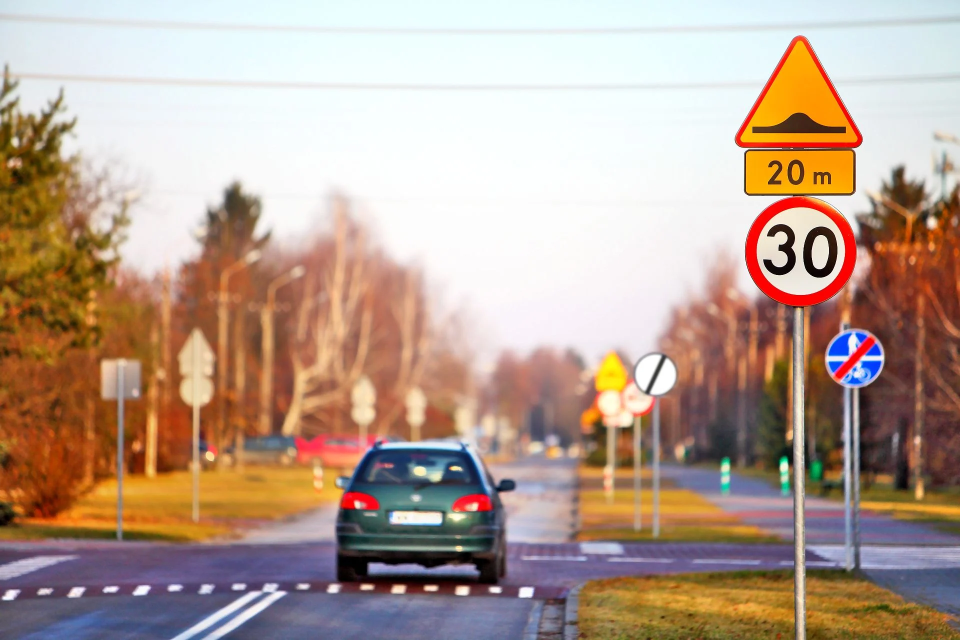
#> input picture zakazu_i_ostrzegawczy.png, 1920 x 1280 px (shown at 1/2 size)
$ python main.py
#> lines starting #> are read from the running program, lines starting #| are printed output that depends on the picture; after the words box and inside, x2 and y2 are one past the last pixel; in counts of white or black regions, pixels touching at a corner belong together
import cv2


def picture1():
    img = cv2.imread("zakazu_i_ostrzegawczy.png")
#> img is the input picture: shape (1280, 1920, 3); mean B, G, R 144.7, 159.3, 182.7
    resized = cv2.resize(img, (1360, 768))
    # cv2.imshow("original", resized)

    # color detecting
    rgb = cv2.cvtColor(resized, cv2.COLOR_BGR2RGB)
    mask_rgb_red = cv2.inRange(rgb, (201, 0, 0), (255, 101, 67))
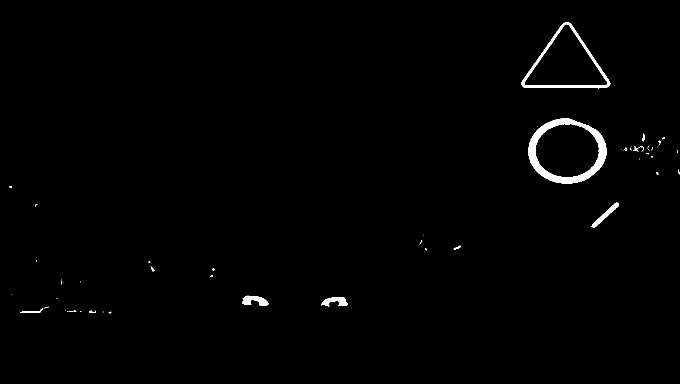
#> mask_rgb_red: shape (768, 1360) (shown at 1/2 size); 0.98% white; 53 white regions (39 under 20 px), largest, box (x1, y1, x2, y2) and area: (1057, 236, 1213, 367) 5229, (1043, 44, 1221, 177) 2484, (484, 591, 537, 611) 647
    mask_rgb_orange = cv2.inRange(rgb, (231, 139, 0), (255, 201, 67))
#> mask_rgb_orange: shape (768, 1360); 1.9% white; 72 white regions (44 under 20 px), largest, box (x1, y1, x2, y2) and area: (1049, 49, 1214, 171) 8921, (1057, 181, 1208, 232) 6308, (413, 583, 484, 601) 774

    mask = cv2.bitwise_or(mask_rgb_red, mask_rgb_orange)
#> mask: shape (768, 1360); 2.8% white; 121 white regions (80 under 20 px), largest, box (x1, y1, x2, y2) and area: (1043, 44, 1221, 177) 11405, (1057, 181, 1208, 232) 6308, (1057, 236, 1213, 367) 5235
    target = cv2.bitwise_and(resized, resized, mask=mask)
    # cv2.imshow("colors", target)

    # edge detecting
    gray = cv2.cvtColor(target, cv2.COLOR_BGR2GRAY)
    blur = cv2.blur(gray, (2, 2))
    edge = cv2.Canny(blur, 160, 180)
#> edge: shape (768, 1360); 0.65% white in thin lines or dots, all inside (x1, y1, x2, y2) = (18, 44, 1360, 738)
    # cv2.imshow('canny', edge)
    dilate = cv2.dilate(edge, cv2.getStructuringElement(cv2.MORPH_RECT, (3, 3)))
#> dilate: shape (768, 1360); 2% white; 78 white regions
    # cv2.imshow('dilate', dilate)

    # finding contours
    contours, hierarchy = cv2.findContours(dilate, cv2.RETR_EXTERNAL, cv2.CHAIN_APPROX_NONE)
#> contours = 72 contours, 10 with area under 20; largest, box (x1, y1, x2, y2) and area: (1056, 235, 1215, 369) 16508, (1042, 43, 1223, 179) 14146, (1056, 180, 1210, 234) 8000, (412, 582, 539, 613) 1850, (175, 576, 253, 596) 1105
    for cnt in contours:
        area = cv2.contourArea(cnt)
        if area > 10000:
            cv2.drawContours(resized, cnt, -1, (255, 0, 126), 3)

            epsilon = cv2.arcLength(cnt, True)
            approximation = cv2.approxPolyDP(cnt, 0.02 * epsilon, True)
            x, y, width, height = cv2.boundingRect(approximation)
            cv2.rectangle(resized, (x, y), (x + width, y + height), (0, 255, 0), 4)

            if len(approximation) <= 5:
                sign_type = "Warning sign"
            elif len(approximation) > 5:
                sign_type = "Prohibition sign"
            else:
                sign_type = "Other sign"
            cv2.putText(resized, sign_type, (x + width + 5, y + height), cv2.FONT_HERSHEY_DUPLEX, 0.5, (30, 255, 0), 2)
#> this loop made 72 passes
#> (area, epsilon, approximation, x, y, width, height, sign_type) on pass 72: (14146.5, 528.7, [[1042, 163], [1048, 177], [1222, 170], [1137, 43]], 1042, 43, 181, 135, 'Warning sign')
#> (area, epsilon, x, y, width, height, sign_type) on pass 70: (16508.5, 490.9, 1057, 237, 158, 132, 'Prohibition sign')
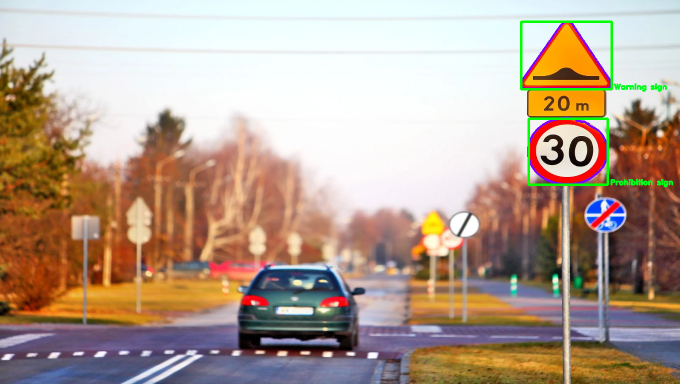
#> resized: shape (768, 1360, 3) (shown at 1/2 size); mean B, G, R 143.8, 159.6, 180.9

    return cv2.imshow('picture1', resized)


def picture2():
    img = cv2.imread("zakazu_i_informacyjne.jpg")
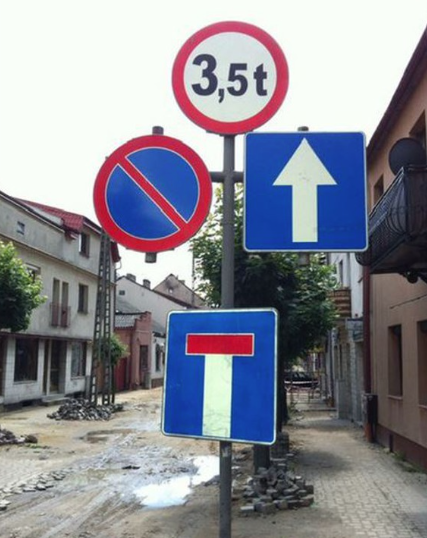
#> input picture zakazu_i_informacyjne.jpg, 427 x 538 px
#> img is the input picture: shape (538, 427, 3); mean B, G, R 149.4, 140.2, 139.5
    resized = cv2.resize(img, (1000, 800))
#> resized: shape (800, 1000, 3)
    # cv2.imshow("original", resized)

    # color detecting
    hsv = cv2.cvtColor(resized, cv2.COLOR_BGR2HSV)
#> hsv: shape (800, 1000, 3); mean H, S, V 77.8, 55.3, 160
    mask_hsv_red = cv2.inRange(hsv, (75, 24, 116), (121, 255, 255))
#> mask_hsv_red: shape (800, 1000); 13.9% white; 243 white regions (186 under 20 px), largest, box (x1, y1, x2, y2) and area: (566, 193, 863, 375) 43379, (374, 458, 650, 662) 39338, (250, 248, 415, 355) 9603
    mask_hsv_blue = cv2.inRange(hsv, (160, 113, 132), (179, 255, 255))
#> mask_hsv_blue: shape (800, 1000); 3.9% white; 7 white regions (2 under 20 px), largest, box (x1, y1, x2, y2) and area: (220, 201, 496, 375) 15697, (404, 33, 674, 199) 11493, (439, 498, 591, 527) 4202, (167, 331, 183, 336) 41, (159, 323, 171, 328) 40

    mask = cv2.bitwise_or(mask_hsv_red, mask_hsv_blue)
#> mask: shape (800, 1000); 17.8% white; 250 white regions (188 under 20 px), largest, box (x1, y1, x2, y2) and area: (566, 193, 863, 375) 43379, (374, 458, 650, 662) 39338, (220, 201, 496, 375) 15697
    target = cv2.bitwise_and(resized, resized, mask=mask)
#> target: shape (800, 1000, 3)
    # cv2.imshow("colors", target)

    # edge detecting
    gray = cv2.cvtColor(target, cv2.COLOR_BGR2GRAY)
#> gray: shape (800, 1000)
    blur = cv2.blur(gray, (2, 2))
#> blur: shape (800, 1000)
    edge = cv2.Canny(blur, 160, 180)
#> edge: shape (800, 1000); 2.1% white in thin lines or dots, all inside (x1, y1, x2, y2) = (7, 33, 945, 759)
    # cv2.imshow('canny', edge)
    dilate = cv2.dilate(edge, cv2.getStructuringElement(cv2.MORPH_RECT, (1, 1)))
    # cv2.imshow('dilate', dilate)

    # finding contours
    contours, hierarchy = cv2.findContours(dilate, cv2.RETR_EXTERNAL, cv2.CHAIN_APPROX_NONE)
#> contours = 151 contours, 120 with area under 20; largest, box (x1, y1, x2, y2) and area: (567, 193, 864, 376) 51815, (374, 458, 651, 663) 51218, (220, 201, 497, 376) 37512, (405, 33, 675, 200) 35170, (332, 740, 441, 759) 1128
    for cnt in contours:
        area = cv2.contourArea(cnt)
        if area == 922.5 or area > 12000:
            cv2.drawContours(resized, cnt, -1, (255, 0, 126), 3)

            epsilon = cv2.arcLength(cnt, True)
            approximation = cv2.approxPolyDP(cnt, 0.02 * epsilon, True)
            x, y, width, height = cv2.boundingRect(approximation)
            cv2.rectangle(resized, (x, y), (x + width, y + height), (0, 255, 0), 4)

            if len(approximation) <= 4:
                sign_type = "Information sign"
            elif len(approximation) > 7:
                sign_type = "Prohibition sign"
            else:
                sign_type = "Other sign"
            cv2.putText(resized, sign_type, (x + 10, y + 30), cv2.FONT_HERSHEY_DUPLEX, 0.66, (30, 255, 0), 2)
#> this loop made 151 passes
#> (area, epsilon, approximation, x, y, width, height, sign_type) on passes 76, 149: (51217.5, 949.5, [[650, 466], [395, 466], [374, 637], [643, 658]], 374, 466, 277, 193, 'Information sign'), (51815, 958.7, [[572, 201], [575, 373], [862, 368], [852, 196]], 572, 196, 291, 178, 'Information sign')
#> (area, epsilon, x, y, width, height, sign_type) on passes 147, 151: (37512, 759.4, 220, 203, 276, 172, 'Prohibition sign'), (35169.5, 734.7, 406, 33, 269, 166, 'Prohibition sign')
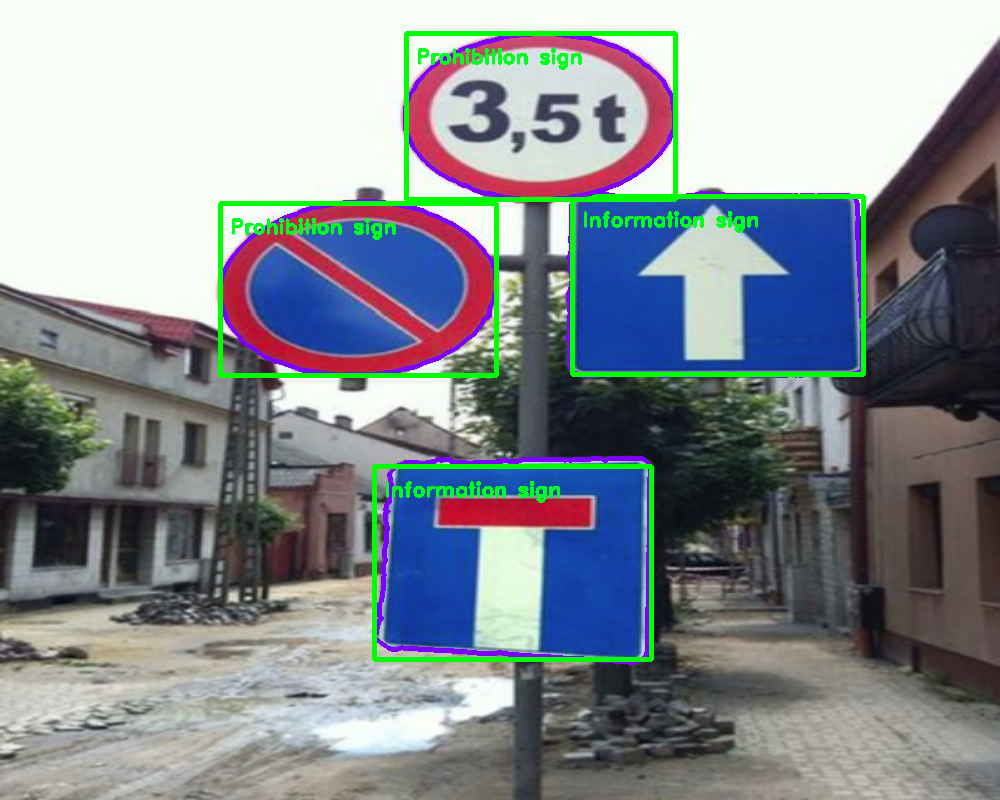
#> resized: shape (800, 1000, 3); mean B, G, R 146.2, 141.8, 135

    return cv2.imshow('picture2', resized)


def picture3():
    img = cv2.imread("ostrzegawcze.jpg")
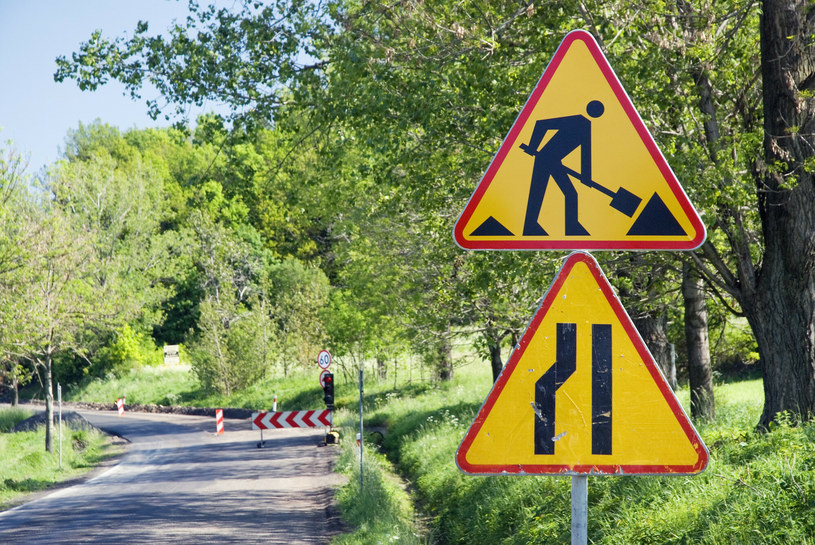
#> input picture ostrzegawcze.jpg, 815 x 545 px
#> img is the input picture: shape (545, 815, 3); mean B, G, R 92.2, 136.6, 128.4
    # cv2.imshow("original", img)

    # color detecting
    rgb = cv2.cvtColor(img, cv2.COLOR_BGR2RGB)
#> rgb: shape (545, 815, 3)
    mask_rgb_red = cv2.inRange(rgb, (130, 0, 0), (255, 100, 95))
#> mask_rgb_red: shape (545, 815); 2.6% white; 53 white regions (47 under 20 px), largest, box (x1, y1, x2, y2) and area: (455, 31, 704, 249) 5825, (457, 253, 707, 474) 5292, (596, 465, 620, 474) 147, (573, 465, 598, 473) 136, (318, 410, 329, 425) 52, (302, 411, 313, 425) 42
    mask_rgb_orange = cv2.inRange(rgb, (198, 137, 0), (255, 206, 91))
#> mask_rgb_orange: shape (545, 815); 8.1% white; 16 white regions (12 under 20 px), largest, box (x1, y1, x2, y2) and area: (466, 262, 698, 468) 19510, (463, 39, 696, 241) 15938, (562, 146, 581, 173) 260, (537, 130, 557, 150) 101
    mask = cv2.bitwise_or(mask_rgb_red, mask_rgb_orange)
#> mask: shape (545, 815); 10.7% white; 49 white regions (43 under 20 px), largest, box (x1, y1, x2, y2) and area: (457, 253, 707, 474) 25107, (455, 31, 704, 249) 21768, (562, 146, 581, 173) 260, (537, 130, 557, 150) 101, (318, 410, 329, 425) 52, (302, 411, 313, 425) 42
    target = cv2.bitwise_and(img, img, mask=mask)
#> target: shape (545, 815, 3)
    # cv2.imshow("colors", target)

    # edge detecting
    gray = cv2.cvtColor(target, cv2.COLOR_BGR2GRAY)
#> gray: shape (545, 815)
    blur = cv2.blur(gray, (2, 2))
#> blur: shape (545, 815)
    edge = cv2.Canny(blur, 160, 180)
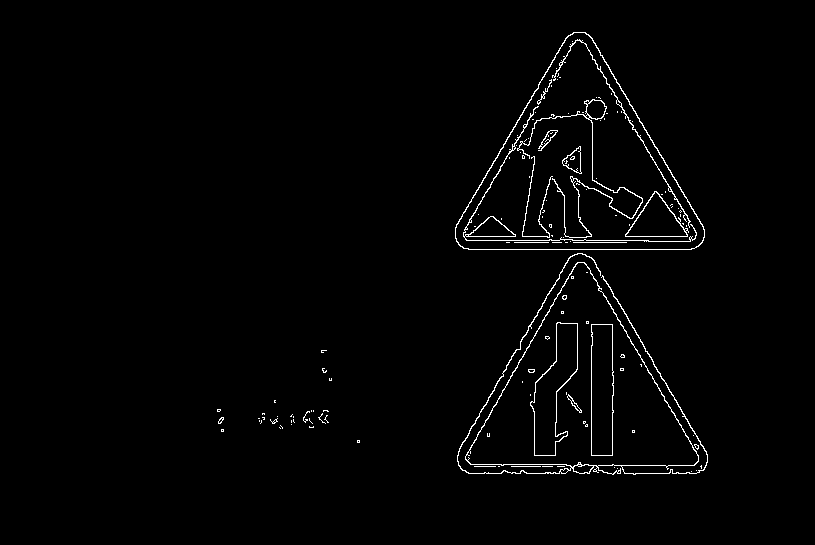
#> edge: shape (545, 815); 1.5% white in thin lines or dots, all inside (x1, y1, x2, y2) = (217, 32, 708, 475)
    # cv2.imshow('canny', edge)
    dilate = cv2.dilate(edge, cv2.getStructuringElement(cv2.MORPH_RECT, (1, 1)))
    # cv2.imshow('dilate', dilate)

    # finding contours
    contours, hierarchy = cv2.findContours(dilate, cv2.RETR_EXTERNAL, cv2.CHAIN_APPROX_NONE)
#> contours = 44 contours, 42 with area under 20; largest, box (x1, y1, x2, y2) and area: (455, 32, 705, 250) 31435, (457, 253, 708, 475) 25934
    for cnt in contours:
        area = cv2.contourArea(cnt)
        if area > 2000:
            cv2.drawContours(img, cnt, -1, (255, 0, 126), 3)

            epsilon = cv2.arcLength(cnt, True)
            approximation = cv2.approxPolyDP(cnt, 0.02 * epsilon, True)
            x, y, width, height = cv2.boundingRect(approximation)
            cv2.rectangle(img, (x, y), (x + width, y + height), (0, 255, 0), 4)

            if len(approximation) >= 3:
                sign_type = "Warning sign"
            else:
                sign_type = "Other sign"
            cv2.putText(img, sign_type, (x + 10, y + 30), cv2.FONT_HERSHEY_DUPLEX, 0.66, (30, 255, 0), 2)
#> this loop made 44 passes
#> (area, epsilon, approximation, x, y, width, height, sign_type) on pass 44: (31435, 785.6, [[573, 32], [456, 241], [698, 246]], 456, 32, 243, 215, 'Warning sign')
#> (area, epsilon, x, y, width, height, sign_type) on pass 43: (25933.5, 2414.3, 458, 256, 250, 216, 'Warning sign')
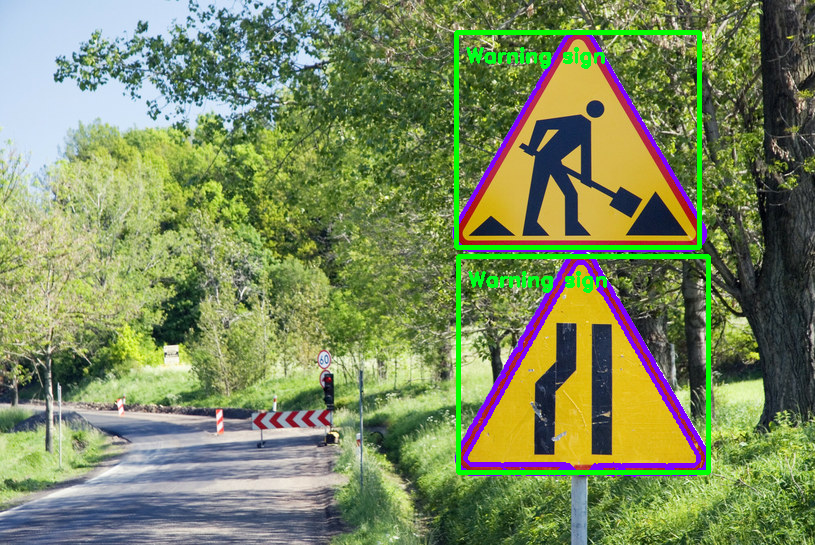
#> img: shape (545, 815, 3); 4.34% of pixels changed, all inside (x1, y1, x2, y2) = (453, 30, 711, 477)

    return cv2.imshow('picture3', img)


def main():
    picture1()
    picture2()
    picture3()
    cv2.waitKey(0)
    cv2.destroyAllWindows()


if __name__ == "__main__":
    main()
